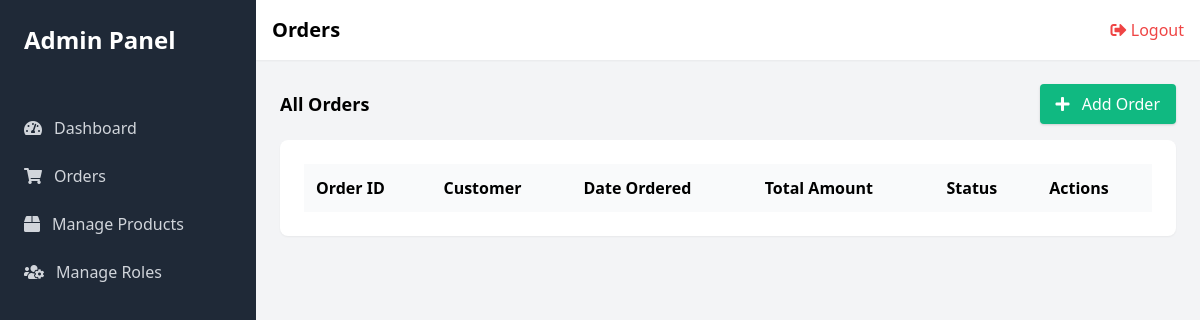
The page /view/manage_orders.php on the database as committed earlier.
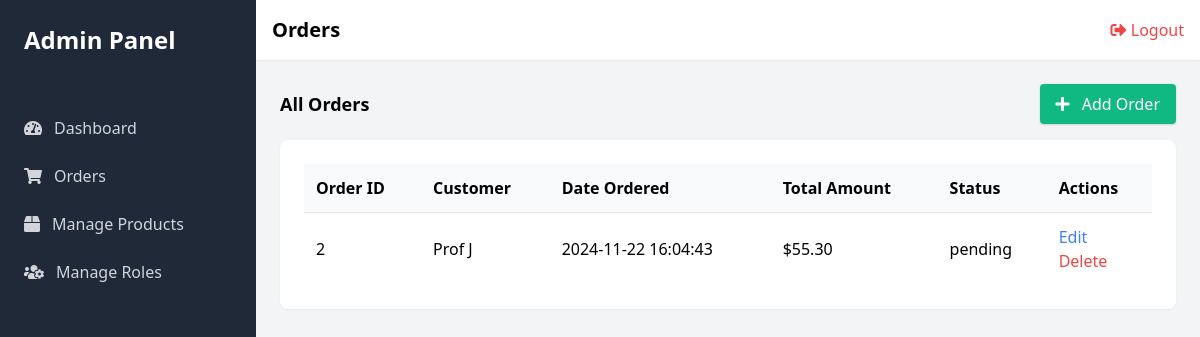
The same page on the database as committed later.
### tables this page shows
CREATE TABLE `orders` (
  `order_id` int(11) NOT NULL,
  `user_id` int(11) NOT NULL,
  `date` datetime NOT NULL DEFAULT current_timestamp(),
  `total_amount` decimal(10,2) NOT NULL,
  `status` enum('pending','completed','delivered','') NOT NULL DEFAULT 'pending'
);

CREATE TABLE `users` (
  `user_id` int(11) NOT NULL,
  `name` varchar(100) NOT NULL,
  `email` varchar(100) NOT NULL,
  `password` varchar(255) NOT NULL,
  `role` enum('administrator','inventory manager','sales personnel','customer') NOT NULL
);

### controllers/order_controller.php (called while the page is built, shortened)
<?php
require_once("../classes/order_class.php");
function getOrdersController() {
    $orders = new Orders();
    return $orders->getOrders();
}
?>

### classes/order_class.php (called while the page is built, shortened)
<?php
require_once ('../settings/db_class.php');
class Orders extends db_connection
{
    function getOrders() {
        $ndb = new db_connection();
        $sql = "SELECT `orders`.*, `users`.`name` FROM `orders`
                JOIN `users` ON `orders`.`user_id` = `users`.`user_id`";
        $result = mysqli_query($ndb->db_conn(), $sql);
        $orders = array();
        if ($result && mysqli_num_rows($result) > 0) {
            while ($row = mysqli_fetch_assoc($result)) {
                $orders[] = $row;
            }
        }
        return $orders;
    }
}
?>

### settings/db_class.php (called while the page is built, shortened)
<?php
if (!class_exists('db_connection')) {
	class db_connection
	{
		function db_conn()
		{
			$this->db = mysqli_connect(SERVER, USERNAME, PASSWORD, DATABASE);
			if (mysqli_connect_errno()) {
				return false;
			} else {
				return $this->db;
			}
		}
	}
}
?>

### view/manage_orders.php (the view, shortened to what this page needs)
<?php
$role = "Administrator";
require_once('../controllers/order_controller.php');
$orders = getOrdersController();
?>
<!DOCTYPE html>
<html lang="en">
<head>
    <link href="https://cdn.jsdelivr.net/npm/tailwindcss@2.2.16/dist/tailwind.min.css" rel="stylesheet">
    <link rel="stylesheet" href="https://cdnjs.cloudflare.com/ajax/libs/font-awesome/5.15.3/css/all.min.css">
</head>
<body>
    <div class="flex h-screen bg-gray-100">
        <div class="w-64 bg-gray-800">
            <div class="p-6">
                <h1 class="text-2xl font-bold text-white">Admin Panel</h1>
            </div>
            <nav class="mt-6">
                <a href="admin.php" class="flex items-center py-3 px-6 text-gray-300 hover:bg-gray-700 hover:text-white transition-all duration-200">
                    <i class="fas fa-tachometer-alt mr-3"></i> Dashboard
                </a>
                <?php if ($role === 'Administrator' || $role === 'Sales Personnel') { ?>
                    <a href="manage_orders.php" class="flex items-center py-3 px-6 text-gray-300 hover:bg-gray-700 hover:text-white transition-all duration-200">
                        <i class="fas fa-shopping-cart mr-3"></i> Orders
                    </a>
                <?php } ?>
                <?php if ($role === 'Administrator' || $role === 'Inventory Manager') { ?>
                    <a href="manage_products.php" class="flex items-center py-3 px-6 text-gray-300 hover:bg-gray-700 hover:text-white transition-all duration-200">
                        <i class="fas fa-box mr-3"></i> Manage Products
                    </a>
                <?php } ?>
                <?php if ($role === 'Administrator') { ?>
                    <a href="manage_roles.php" class="flex items-center py-3 px-6 text-gray-300 hover:bg-gray-700 hover:text-white transition-all duration-200">
                        <i class="fas fa-users-cog mr-3"></i> Manage Roles
                    </a>
                <?php } ?>
            </nav>
        </div>
        <div class="flex-1 overflow-x-hidden overflow-y-auto">
            <header class="bg-white shadow-sm p-4">
                <div class="flex items-center justify-between">
                    <h2 class="text-xl font-semibold">Orders</h2>
                    <div class="flex items-center">
                        <a href="../actions/log_out_action.php" class="text-red-500 hover:text-red-700">
                            <i class="fas fa-sign-out-alt"></i> Logout
                        </a>
                    </div>
                </div>
            </header>
            <main class="p-6">
                <div class="flex justify-between items-center mb-4">
                    <h3 class="text-lg font-semibold">All Orders</h3>
                    <a href="add_order.php" class="bg-green-500 hover:bg-green-700 text-white py-2 px-4 rounded shadow">
                        <i class="fas fa-plus mr-2"></i> Add Order
                    </a>
                </div>
                <div class="bg-white p-6 rounded-lg shadow-sm">
                    <table class="w-full">
                        <thead>
                            <tr class="bg-gray-50">
                                <th class="p-3 text-left">Order ID</th>
                                <th class="p-3 text-left">Customer</th>
                                <th class="p-3 text-left">Date Ordered</th>
                                <th class="p-3 text-left">Total Amount</th>
                                <th class="p-3 text-left">Status</th>
                                <th class="p-3 text-left">Actions</th>
                            </tr>
                        </thead>
                        <tbody>
                            <?php foreach ($orders as $order) { ?>
                                <tr class="border-t">
                                    <td class="p-3"><?php echo $order['order_id']; ?></td>
                                    <td class="p-3"><?php echo $order['name']; ?></td>
                                    <td class="p-3"><?php echo $order['date']; ?></td>
                                    <td class="p-3">$<?php echo $order['total_amount']; ?></td>
                                    <td class="p-3"><?php echo $order['status']; ?></td>
                                    <td class="p-3">
                                        <form action="edit_order.php" method="POST">
                                            <button class="text-blue-500">Edit</button>
                                        </form>
                                        <form action="../actions/delete_order_action.php" method="POST">
                                            <button class="text-red-500">Delete</button>
                                        </form>
                                    </td>
                                </tr>
                            <?php } ?>
                        </tbody>
                    </table>
                </div>
            </main>
        </div>
    </div>
</body>
</html>

Rows that differ between the two databases and show on the page:
added orders: order_id "2", user.name "Prof J", date "2024-11-22 16:04:43", total_amount "55.30", status "pending"
